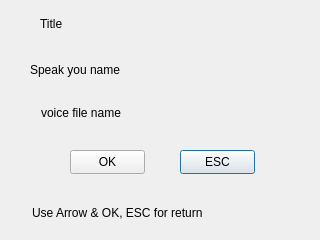
<ui version="4.0" >
 <class>EnrollVoice</class>
 <widget class="QDialog" name="EnrollVoice" >
  <property name="geometry" >
   <rect>
    <x>0</x>
    <y>0</y>
    <width>320</width>
    <height>240</height>
   </rect>
  </property>
  <property name="windowTitle" >
   <string>Dialog</string>
  </property>
  <widget class="QLabel" name="lblBackground" >
   <property name="geometry" >
    <rect>
     <x>0</x>
     <y>0</y>
     <width>320</width>
     <height>240</height>
    </rect>
   </property>
   <property name="text" >
    <string/>
   </property>
   <property name="pixmap" >
    <pixmap resource="../sb3000.qrc" >:/images/res/bg-main.png</pixmap>
   </property>
  </widget>
  <widget class="QLabel" name="lblBackgroundFrame" >
   <property name="geometry" >
    <rect>
     <x>12</x>
     <y>10</y>
     <width>297</width>
     <height>217</height>
    </rect>
   </property>
   <property name="text" >
    <string/>
   </property>
   <property name="pixmap" >
    <pixmap resource="../sb3000.qrc" >:/images/res/bg-mask2.png</pixmap>
   </property>
  </widget>
  <widget class="QLabel" name="lblTitleBackground" >
   <property name="geometry" >
    <rect>
     <x>0</x>
     <y>4</y>
     <width>320</width>
     <height>30</height>
    </rect>
   </property>
   <property name="text" >
    <string/>
   </property>
   <property name="pixmap" >
    <pixmap resource="../sb3000.qrc" >:/images/res/title-1.png</pixmap>
   </property>
  </widget>
  <widget class="QLabel" name="label" >
   <property name="geometry" >
    <rect>
     <x>0</x>
     <y>176</y>
     <width>320</width>
     <height>63</height>
    </rect>
   </property>
   <property name="text" >
    <string/>
   </property>
   <property name="pixmap" >
    <pixmap resource="../sb3000.qrc" >:/images/res/bottom.png</pixmap>
   </property>
  </widget>
  <widget class="QLabel" name="lblTitleText" >
   <property name="geometry" >
    <rect>
     <x>40</x>
     <y>10</y>
     <width>273</width>
     <height>28</height>
    </rect>
   </property>
   <property name="text" >
    <string>Title</string>
   </property>
  </widget>
  <widget class="QLabel" name="lblTitleIcon" >
   <property name="geometry" >
    <rect>
     <x>9</x>
     <y>6</y>
     <width>26</width>
     <height>26</height>
    </rect>
   </property>
   <property name="text" >
    <string/>
   </property>
   <property name="pixmap" >
    <pixmap resource="../sb3000.qrc" >:/images/res/icon-voice.png</pixmap>
   </property>
   <property name="scaledContents" >
    <bool>true</bool>
   </property>
  </widget>
  <widget class="QLabel" name="lblStatusIcon" >
   <property name="geometry" >
    <rect>
     <x>13</x>
     <y>205</y>
     <width>16</width>
     <height>16</height>
    </rect>
   </property>
   <property name="text" >
    <string/>
   </property>
   <property name="pixmap" >
    <pixmap resource="../sb3000.qrc" >:/images/res/icon-help.png</pixmap>
   </property>
  </widget>
  <widget class="QLabel" name="lblStatusText" >
   <property name="geometry" >
    <rect>
     <x>32</x>
     <y>200</y>
     <width>280</width>
     <height>25</height>
    </rect>
   </property>
   <property name="text" >
    <string>Use Arrow &amp; OK, ESC for return</string>
   </property>
  </widget>
  <widget class="QLabel" name="lblEnrollStatus" >
   <property name="geometry" >
    <rect>
     <x>30</x>
     <y>60</y>
     <width>191</width>
     <height>21</height>
    </rect>
   </property>
   <property name="focusPolicy" >
    <enum>Qt::StrongFocus</enum>
   </property>
   <property name="text" >
    <string>Speak you name</string>
   </property>
  </widget>
  <widget class="QLabel" name="lblFilename" >
   <property name="geometry" >
    <rect>
     <x>41</x>
     <y>102</y>
     <width>111</width>
     <height>21</height>
    </rect>
   </property>
   <property name="text" >
    <string>voice file name</string>
   </property>
  </widget>
  <widget class="QPushButton" name="btnESC" >
   <property name="geometry" >
    <rect>
     <x>180</x>
     <y>150</y>
     <width>75</width>
     <height>24</height>
    </rect>
   </property>
   <property name="text" >
    <string>ESC</string>
   </property>
  </widget>
  <widget class="QPushButton" name="btnOK" >
   <property name="geometry" >
    <rect>
     <x>70</x>
     <y>150</y>
     <width>75</width>
     <height>24</height>
    </rect>
   </property>
   <property name="text" >
    <string>OK</string>
   </property>
  </widget>
  <widget class="QLabel" name="lblRecoredStat1" >
   <property name="geometry" >
    <rect>
     <x>160</x>
     <y>100</y>
     <width>26</width>
     <height>26</height>
    </rect>
   </property>
   <property name="text" >
    <string/>
   </property>
   <property name="pixmap" >
    <pixmap resource="../sb3000.qrc" >:/images/res/voice-play.png</pixmap>
   </property>
  </widget>
  <widget class="QLabel" name="lblRecoredStat2" >
   <property name="geometry" >
    <rect>
     <x>200</x>
     <y>100</y>
     <width>26</width>
     <height>26</height>
    </rect>
   </property>
   <property name="text" >
    <string/>
   </property>
   <property name="pixmap" >
    <pixmap resource="../sb3000.qrc" >:/images/res/voice-flow1.png</pixmap>
   </property>
  </widget>
  <widget class="QLabel" name="lblLeftSecond" >
   <property name="geometry" >
    <rect>
     <x>240</x>
     <y>102</y>
     <width>46</width>
     <height>20</height>
    </rect>
   </property>
   <property name="text" >
    <string/>
   </property>
  </widget>
 </widget>
 <resources>
  <include location="../sb3000.qrc" />
 </resources>
 <connections/>
</ui>
